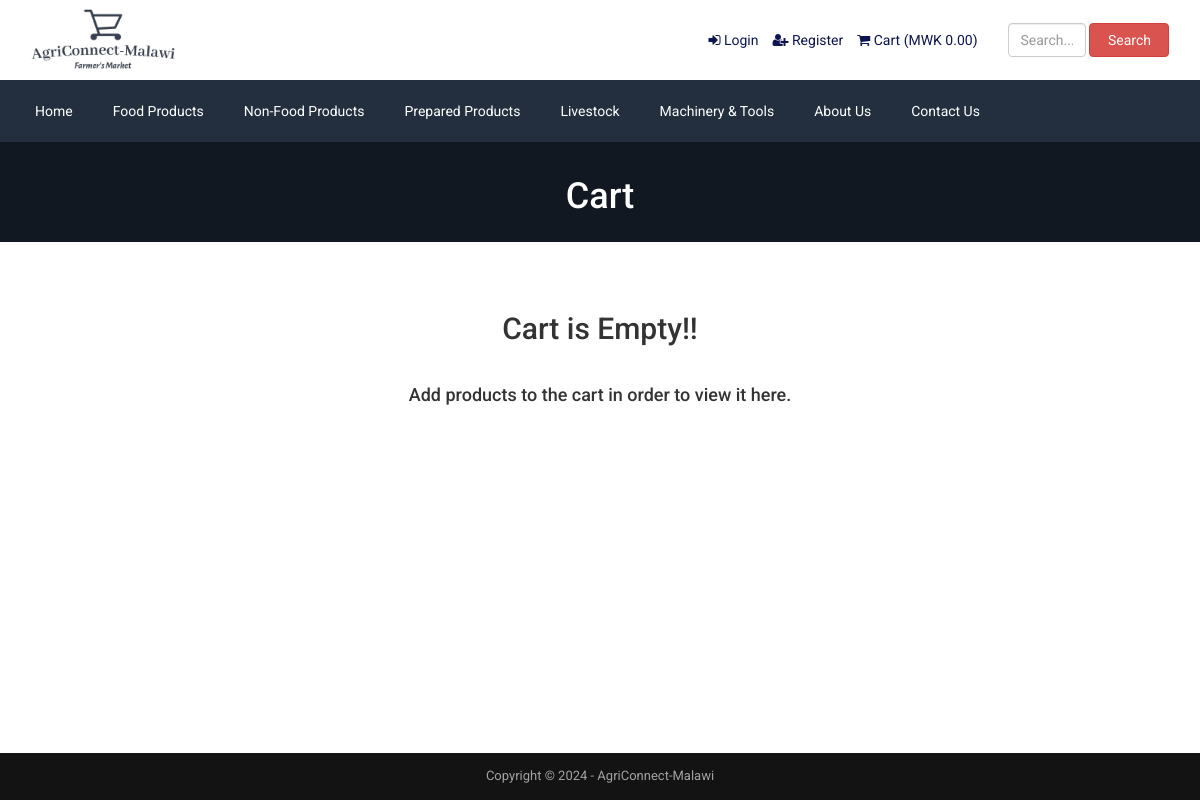
Screenshot of /cart.php (signed in) with the database file from the repository.
### tables this page shows
CREATE TABLE IF NOT EXISTS `tbl_top_category` (
  `tcat_id` int NOT NULL AUTO_INCREMENT,
  `tcat_name` varchar(255) NOT NULL,
  `show_on_menu` int NOT NULL,
  PRIMARY KEY (`tcat_id`)
);

CREATE TABLE IF NOT EXISTS `tbl_page` (
  `id` int NOT NULL AUTO_INCREMENT,
  `about_title` varchar(255) NOT NULL,
  `about_content` text NOT NULL,
  `about_banner` varchar(255) NOT NULL,
  `about_meta_title` varchar(255) NOT NULL,
  `about_meta_keyword` text NOT NULL,
  `about_meta_description` text NOT NULL,
  `faq_title` varchar(255) NOT NULL,
  `faq_banner` varchar(255) NOT NULL,
  `faq_meta_title` varchar(255) NOT NULL,
  `faq_meta_keyword` text NOT NULL,
  `faq_meta_description` text NOT NULL,
  `blog_title` varchar(255) NOT NULL,
  `blog_banner` varchar(255) NOT NULL,
  `blog_meta_title` varchar(255) NOT NULL,
  `blog_meta_keyword` text NOT NULL,
  `blog_meta_description` text NOT NULL,
  `contact_title` varchar(255) NOT NULL,
  `contact_banner` varchar(255) NOT NULL,
  `contact_meta_title` varchar(255) NOT NULL,
  `contact_meta_keyword` text NOT NULL,
  `contact_meta_description` text NOT NULL,
  `pgallery_title` varchar(255) NOT NULL,
  `pgallery_banner` varchar(255) NOT NULL,
  `pgallery_meta_title` varchar(255) NOT NULL,
  `pgallery_meta_keyword` text NOT NULL,
  `pgallery_meta_description` text NOT NULL,
  `vgallery_title` varchar(255) NOT NULL,
  `vgallery_banner` varchar(255) NOT NULL,
  `vgallery_meta_title` varchar(255) NOT NULL,
  `vgallery_meta_keyword` text NOT NULL,
  `vgallery_meta_description` text NOT NULL,
  PRIMARY KEY (`id`)
);

CREATE TABLE IF NOT EXISTS `tbl_settings` (
  `id` int NOT NULL AUTO_INCREMENT,
  `logo` varchar(255) NOT NULL,
  `favicon` varchar(255) NOT NULL,
  `footer_about` text NOT NULL,
  `footer_copyright` text NOT NULL,
  `contact_address` text NOT NULL,
  `contact_email` varchar(255) NOT NULL,
  `contact_phone` varchar(255) NOT NULL,
  `contact_fax` varchar(255) NOT NULL,
  `contact_map_iframe` text NOT NULL,
  `receive_email` varchar(255) NOT NULL,
  `receive_email_subject` varchar(255) NOT NULL,
  `receive_email_thank_you_message` text NOT NULL,
  `forget_password_message` text NOT NULL,
  `total_recent_post_footer` int NOT NULL,
  `total_popular_post_footer` int NOT NULL,
  `total_recent_post_sidebar` int NOT NULL,
  `total_popular_post_sidebar` int NOT NULL,
  `total_featured_product_home` int NOT NULL,
  `total_latest_product_home` int NOT NULL,
  `total_popular_product_home` int NOT NULL,
  `meta_title_home` text NOT NULL,
  `meta_keyword_home` text NOT NULL,
  `meta_description_home` text NOT NULL,
  `banner_login` varchar(255) NOT NULL,
  `banner_registration` varchar(255) NOT NULL,
  `banner_forget_password` varchar(255) NOT NULL,
  `banner_reset_password` varchar(255) NOT NULL,
  `banner_search` varchar(255) NOT NULL,
  `banner_cart` varchar(255) NOT NULL,
  `banner_checkout` varchar(255) NOT NULL,
  `banner_product_category` varchar(255) NOT NULL,
  `banner_blog` varchar(255) NOT NULL,
  `cta_title` varchar(255) NOT NULL,
  `cta_content` text NOT NULL,
  `cta_read_more_text` varchar(255) NOT NULL,
  `cta_read_more_url` varchar(255) NOT NULL,
  `cta_photo` varchar(255) NOT NULL,
  `featured_product_title` varchar(255) NOT NULL,
  `featured_product_subtitle` varchar(255) NOT NULL,
  `latest_product_title` varchar(255) NOT NULL,
  `latest_product_subtitle` varchar(255) NOT NULL,
  `popular_product_title` varchar(255) NOT NULL,
  `popular_product_subtitle` varchar(255) NOT NULL,
  `testimonial_title` varchar(255) NOT NULL,
  `testimonial_subtitle` varchar(255) NOT NULL,
  `testimonial_photo` varchar(255) NOT NULL,
  `blog_title` varchar(255) NOT NULL,
  `blog_subtitle` varchar(255) NOT NULL,
  `newsletter_text` text NOT NULL,
  `paypal_email` varchar(255) NOT NULL,
  `stripe_public_key` varchar(255) NOT NULL,
  `stripe_secret_key` varchar(255) NOT NULL,
  `bank_detail` text NOT NULL,
  `before_head` text NOT NULL,
  `after_body` text NOT NULL,
  `before_body` text NOT NULL,
  `home_service_on_off` int NOT NULL,
  `home_welcome_on_off` int NOT NULL,
  `home_featured_product_on_off` int NOT NULL,
  `home_latest_product_on_off` int NOT NULL,
  `home_popular_product_on_off` int NOT NULL,
  `home_testimonial_on_off` int NOT NULL,
  `home_blog_on_off` int NOT NULL,
  `newsletter_on_off` int NOT NULL,
  `ads_above_welcome_on_off` int NOT NULL,
  `ads_above_featured_product_on_off` int NOT NULL,
  `ads_above_latest_product_on_off` int NOT NULL,
  `ads_above_popular_product_on_off` int NOT NULL,
  `ads_above_testimonial_on_off` int NOT NULL,
  `ads_category_sidebar_on_off` int NOT NULL,
  PRIMARY KEY (`id`)
);

### cart.php (the view, shortened to what this page needs)
<?php require_once('header.php');
?>
<?php
$statement = $pdo->prepare("SELECT * FROM tbl_settings WHERE id=1");
$statement->execute();
$result = $statement->fetchAll(PDO::FETCH_ASSOC);
foreach ($result as $row) {
    $banner_cart = $row['banner_cart'];
}
?>
<div class="page-banner" style="background-image: url(assets/uploads/<?php echo $banner_cart; ?>)">
    <div class="overlay"></div>
    <div class="page-banner-inner">
        <h1><?php echo LANG_VALUE_18; ?></h1>
    </div>
</div>
<div class="page">
	<div class="container">
		<div class="row">
			<div class="col-md-12">
                <?php if(!isset($_SESSION['cart_p_id'])): ?>
                    <?php echo '<h2 class="text-center">Cart is Empty!!</h2></br>'; ?>
                    <?php echo '<h4 class="text-center">Add products to the cart in order to view it here.</h4>'; ?>
                <?php endif; ?>
			</div>
		</div>
	</div>
</div>
<!DOCTYPE html>
<html>
<head>
</head>
<body>
    <footer>
        <?php require_once('footer.php'); ?>
</body>
</html>

### header.php (shortened to what this page needs)
<?php
include("admin/inc/config.php");
$statement = $pdo->prepare("SELECT * FROM tbl_settings WHERE id=1");
$statement->execute();
$result = $statement->fetchAll(PDO::FETCH_ASSOC);
?>
<!DOCTYPE html>
<html lang="en">
<head>
	<link rel="stylesheet" href="assets/css/bootstrap.min.css">
	<link rel="stylesheet" href="assets/css/font-awesome.min.css">
	<link rel="stylesheet" href="assets/css/owl.carousel.min.css">
	<link rel="stylesheet" href="assets/css/owl.theme.default.min.css">
	<link rel="stylesheet" href="assets/css/jquery.bxslider.min.css">
    <link rel="stylesheet" href="assets/css/magnific-popup.css">
    <link rel="stylesheet" href="assets/css/rating.css">
	<link rel="stylesheet" href="assets/css/spacing.css">
	<link rel="stylesheet" href="assets/css/bootstrap-touch-slider.css">
	<link rel="stylesheet" href="assets/css/animate.min.css">
	<link rel="stylesheet" href="assets/css/tree-menu.css">
	<link rel="stylesheet" href="assets/css/select2.min.css">
	<link rel="stylesheet" href="assets/css/main.css">
	<link rel="stylesheet" href="assets/css/responsive.css">
	<?php
	$statement = $pdo->prepare("SELECT * FROM tbl_page WHERE id=1");
	$statement->execute();
	$result = $statement->fetchAll(PDO::FETCH_ASSOC);
		?>
</head>
<body>
<div class="header">
	<div class="container">
		<div class="row inner">
			<div class="col-md-4 logo">
				<a href="index.php"><img src="assets/img/logo6.jpeg" alt="logo image"></a>
			</div>
			<div class="col-md-6 right">
				<ul>
					<?php
					if(isset($_SESSION['customer'])) {
						?>
						<li><i class="fa fa-user"></i> <?php echo LANG_VALUE_13; ?> <?php echo $_SESSION['customer']['cust_name']; ?></li>
						<li><a href="logout.php"><i class="fa fa-sign-out"></i> <?php echo "Logout" ?></a></li>
						<li><a href="dashboard.php"><i class="fa fa-user" aria-hidden="true"></i> <?php echo "Profile"; ?></a></li>
						<?php
					} else {
						?>
						<li><a href="login.php"><i class="fa fa-sign-in"></i> <?php echo LANG_VALUE_9; ?></a></li>
						<li><a href="registration.php"><i class="fa fa-user-plus"></i> <?php echo LANG_VALUE_15; ?></a></li>
						<?php
					}
					?>
					<li><a href="cart.php"><i class="fa fa-shopping-cart"></i> <?php echo LANG_VALUE_18; ?> (<?php echo "MWK "; ?><?php
					if(isset($_SESSION['cart_p_id'])) {
						$table_total_price = 0;
						$i=0;
	                    foreach($_SESSION['cart_p_qty'] as $key => $value)
	                    {
	                        $i++;
	                        $arr_cart_p_qty[$i] = $value;
	                    }                    $i=0;
	                    foreach($_SESSION['cart_p_current_price'] as $key => $value)
	                    {
	                        $i++;
	                        $arr_cart_p_current_price[$i] = $value;
	                    }
	                    for($i=1;$i<=count($arr_cart_p_qty);$i++) {
	                    	$row_total_price = $arr_cart_p_current_price[$i]*$arr_cart_p_qty[$i];
	                        $table_total_price = $table_total_price + $row_total_price;
	                    }
						echo $table_total_price;
					} else {
						echo '0.00';
					}
					?>)</a></li>
				</ul>
			</div>
			<div class="col-md-4 search-area">
				<form class="navbar-form navbar-left" role="search" action="search-result.php" method="get">
					<div class="form-group">
						<input type="text" class="form-control search-top" placeholder="<?php echo "Search..."; ?>" name="search_text">
					</div>
					<button type="submit" class="btn btn-danger"><?php echo LANG_VALUE_3; ?></button>
				</form>
			</div>
		</div>
	</div>
</div>
<div class="nav">
	<div class="container">
		<div class="row">
			<div class="col-md-12 pl_0 pr_0">
				<div class="menu-container">
					<div class="menu">
						<ul>
							<li><a href="index.php">Home</a></li>
							<?php
							$statement = $pdo->prepare("SELECT * FROM tbl_top_category WHERE show_on_menu=1");
							$statement->execute();
							$result = $statement->fetchAll(PDO::FETCH_ASSOC);
							foreach ($result as $row) {
								?>
								<li><a href="product-category.php?id=<?php echo $row['tcat_id']; ?>&type=top-category"><?php echo $row['tcat_name']; ?></a>
								</li>
								<?php
							}
							?>
							<?php
							$statement = $pdo->prepare("SELECT * FROM tbl_page WHERE id=1");
							$statement->execute();
							$result = $statement->fetchAll(PDO::FETCH_ASSOC);
							foreach ($result as $row) {
								$about_title = $row['about_title'];
								$contact_title = $row['contact_title'];
							}
							?>
							<li><a href="about.php"><?php echo $about_title; ?></a></li>
							<li><a href="contact.php"><?php echo $contact_title; ?></a></li>
						</ul>
					</div>
				</div>
			</div>
		</div>
	</div>
</div>

### footer.php (shortened to what this page needs)
<?php
$statement = $pdo->prepare("SELECT * FROM tbl_settings WHERE id=1");
$statement->execute();
$result = $statement->fetchAll(PDO::FETCH_ASSOC);
foreach ($result as $row)
{
	$footer_copyright = $row['footer_copyright'];
}
?>
<div class="footer-bottom">
	<div class="container">
		<div class="row">
			<div class="col-md-12 copyright">
				<?php echo $footer_copyright; ?>
			</div>
		</div>
	</div>
</div>
</body>
</html>

### assets/css/main.css (style rules this page uses)
* { margin: 0; padding: 0; }
body { font-family: "Roboto", sans-serif; font-size: 14px; }
h1, h2, h3, h4, h5, h6 { font-family: "Roboto", sans-serif; }
a { text-decoration: none; }
.header { width: 100%; height: auto; background: #fff; }
.header .inner { height: auto; display: table; }
.header .logo { float: none; display: table-cell; vertical-align: middle; }
.header .logo img { max-width: 100%; height: 80px; }
.header .navbar-form .form-control { width: 300px; }
.header .search-area { float: none; display: table-cell; vertical-align: middle; }
.header .search-area .form-group { width: calc(100% - 84px); }
.header .search-area button { width: 80px; }
.header .search-area form { width: 100%; }
.header .right { float: none; display: table-cell; vertical-align: middle; padding-right: 0; }
.header .right ul { float: right; margin-bottom: 0; }
.header .right ul li { list-style-type: none; float: left; margin-left: 14px; color: #0d1452; }
.header .right ul li a { color: #0d1452; }
.header .navbar-form .search-top { width: 100%; }
.nav { background: #232f3e; }
.menu-container { width: 100%; margin: 0 auto; background: #232f3e; }
.menu-dropdown-icon:before { content: "\f067"; font-family: "FontAwesome"; display: none; cursor: pointer; float: right; padding: 1.5em 2em; background: #fff; color: #333; }
.menu > ul { margin: 0 auto; width: 100%; list-style: none; padding: 0; position: relative; box-sizing: border-box; }
.menu > ul:before, .menu > ul:after { content: ""; display: table; }
.menu > ul:after { clear: both; }
.menu > ul > li { float: left; padding: 0; margin: 0; }
.menu > ul > li a { text-decoration: none; padding: 1.5em 20px; display: block; color: #fff; }
.footer-bottom { width: 100%; height: auto; background: #141314; padding: 14px 0; }
.footer-bottom .copyright { font-size: 13px; color: #a3a3a3; text-align: center; }
.page-banner { width: 100%; height: auto; background-repeat: no-repeat; background-position: center center; -webkit-background-size: cover; background-size: cover; position: relative; padding-top: 15px; padding-bottom: 15px; overflow: hidden; }
.page-banner .overlay { position: absolute; left: 0; top: 0; width: 100%; height: 100%; opacity: 0.7; background: #131921; }
.page-banner h1 { color: #fff; text-align: center; z-index: 999; position: relative; }
.page { width: 100%; height: auto; padding-top: 50px; padding-bottom: 50px; }

### assets/css/responsive.css (style rules this page uses)
@media only screen and (min-width: 992px) { .header .inner { width: 100%; } }
@media only screen and (min-width: 992px) { .header .search-area { padding-right: 0; } }
@media only screen and (min-width: 992px) { .header .search-area form { padding-right: 0; } }
@media only screen and (min-width: 992px) { .header .container { padding-right: 0; } }

### cart.php (style rules this page uses)
body, html { margin: 0; padding: 0; height: 100%; }
footer { position: fixed; bottom: 0; left: 0; width: 100%; }

### rows the page displays
tbl_top_category: tcat_name "Food Products"
tbl_top_category: tcat_name "Non-Food Products"
tbl_top_category: tcat_name "Prepared Products"
tbl_top_category: tcat_name "Livestock"
tbl_top_category: tcat_name "Machinery & Tools"
tbl_page: about_title "About Us", contact_title "Contact Us"
tbl_settings: banner_cart (picture), footer_copyright "Copyright © 2024 - AgriConnect-Malawi"

### other values shown
LANG_VALUE_9 "Login"
LANG_VALUE_15 "Register"
LANG_VALUE_18 "Cart"
LANG_VALUE_3 "Search"
